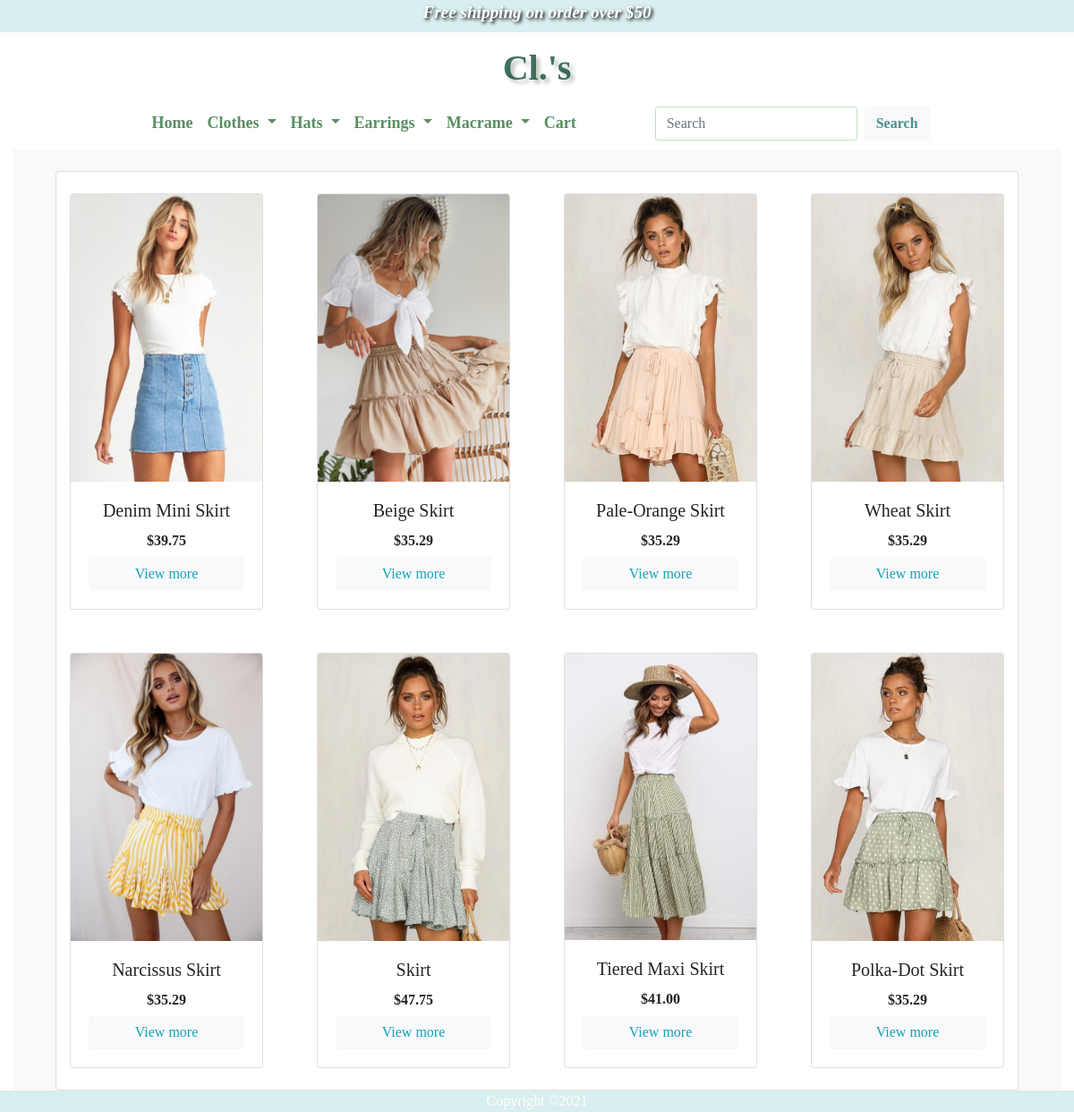
The app's page /category/2/ with its own data.
### Cls/models.py (models this page shows, shortened)
class Product(db.Model):
        __tablename__='products'
        id=db.Column(db.Integer, primary_key=True)
        name=db.Column(db.String(64), nullable=False)
        clothes_category_id=db.Column(db.Integer, db.ForeignKey('clothes.id'))
        price=db.Column(db.Float, nullable=False)
        main_image=db.Column(db.String(64),nullable=False)
        img1=db.Column(db.String(64))
        img2=db.Column(db.String(64))
        description=db.Column(db.String(500),nullable=False)
        note1=db.Column(db.String(500))
        note2=db.Column(db.String(500))
        note3=db.Column(db.String(500))

### Cls/views.py (the view)
@bp.route('/category/<int:categoryid>/')#just the address name
def items(categoryid):# self deined name
    category_name = Clothes_category.query.all()#for getting the category name
    products_cate=Product.query.filter(Product.clothes_category_id == categoryid)
    return render_template('items.html', c = category_name, p=products_cate)#c and p refer to the tags in items pages

### Cls/templates/items.html (shortened to what this page needs)
{% extends 'base.html'%}
{%block button %}
<li class="nav-item">
    <a class="nav-link" href="{{url_for('main.home')}}">Home</a>
</li>
{%endblock button %}
{%block main%}
<section id="clothes">
    <div class="Clothes py-4 bg-light">
        <div id="clothes" class="container-fluid px-4">
            <div class="row mx-2">
                <div class="col-md-12">
                    <div class="card-deck">
                        <div class="card">
                            {%for row in p | batch(4)%}
                            <div class="row  py-4">
                                {%for product in row%}
                                <div class="col-sm-6 col-md-3">
                                    <div class="card  h-100 ">
                                        <img class="card-img-top"
                                            src="{{url_for('static',filename='img/'+product.main_image)}}" alt="image">
                                        <div class="card-body text-center d-flex flex-column">
                                            <h5 class="card-title">{{product.name}}</h5>
                                            <h6 class="product-price" style="font-weight: bold;">
                                                </i>{{"$%.2f"|format(product.price)}}</h6>
                                            <a href="{{url_for('main.details', detailid=product.id)}}"
                                                class="btn btn-light text-info mt-auto ">View more</a>
                                        </div>
                                    </div>
                                </div>
                                {%endfor%}
                            </div>
                            {%endfor%}
                        </div>
                    </div>
                </div>
            </div>
        </div>
</section>
{%endblock main%}

### Cls/static/CSS/style.css (style rules this page uses)
html { overflow-y: scroll; }
#navigation a { color:rgba(13, 90, 26, 0.685); font-size: 18px; font-weight: bold; }

### records on screen
Product: main_image (picture), name "Denim Mini Skirt", price "$39.75"
Product: main_image (picture), name "Beige Skirt", price "$35.29"
Product: main_image (picture), name "Pale-Orange Skirt", price "$35.29"
Product: main_image (picture), name "Wheat Skirt", price "$35.29"
Product: main_image (picture), name "Narcissus Skirt", price "$35.29"
Product: main_image (picture), name "Skirt", price "$47.75"
Product: main_image (picture), name "Tiered Maxi Skirt", price "$41.00"
Product: main_image (picture), name "Polka-Dot Skirt", price "$35.29"
